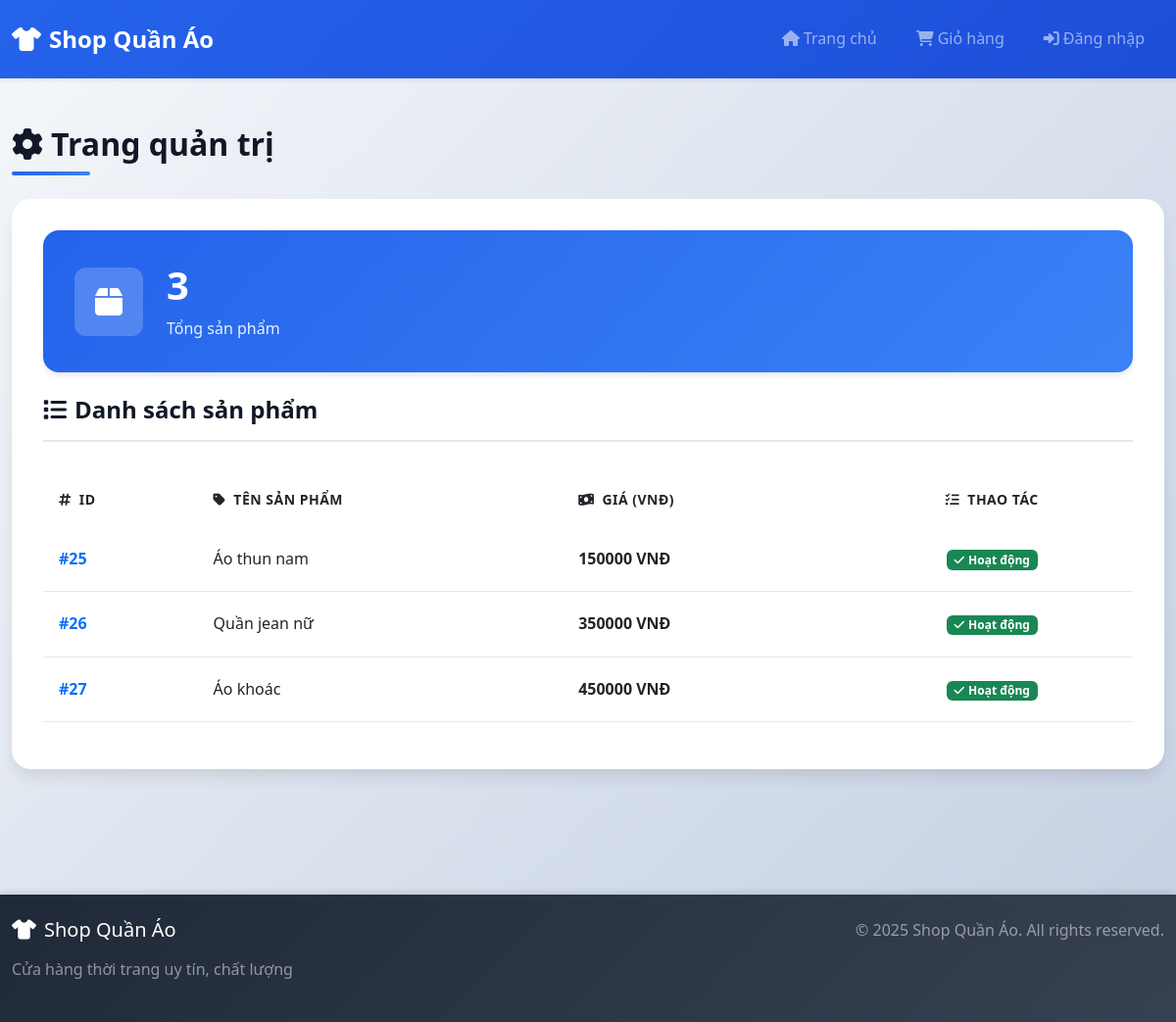
/admin, run on an earlier commit of the app's database.
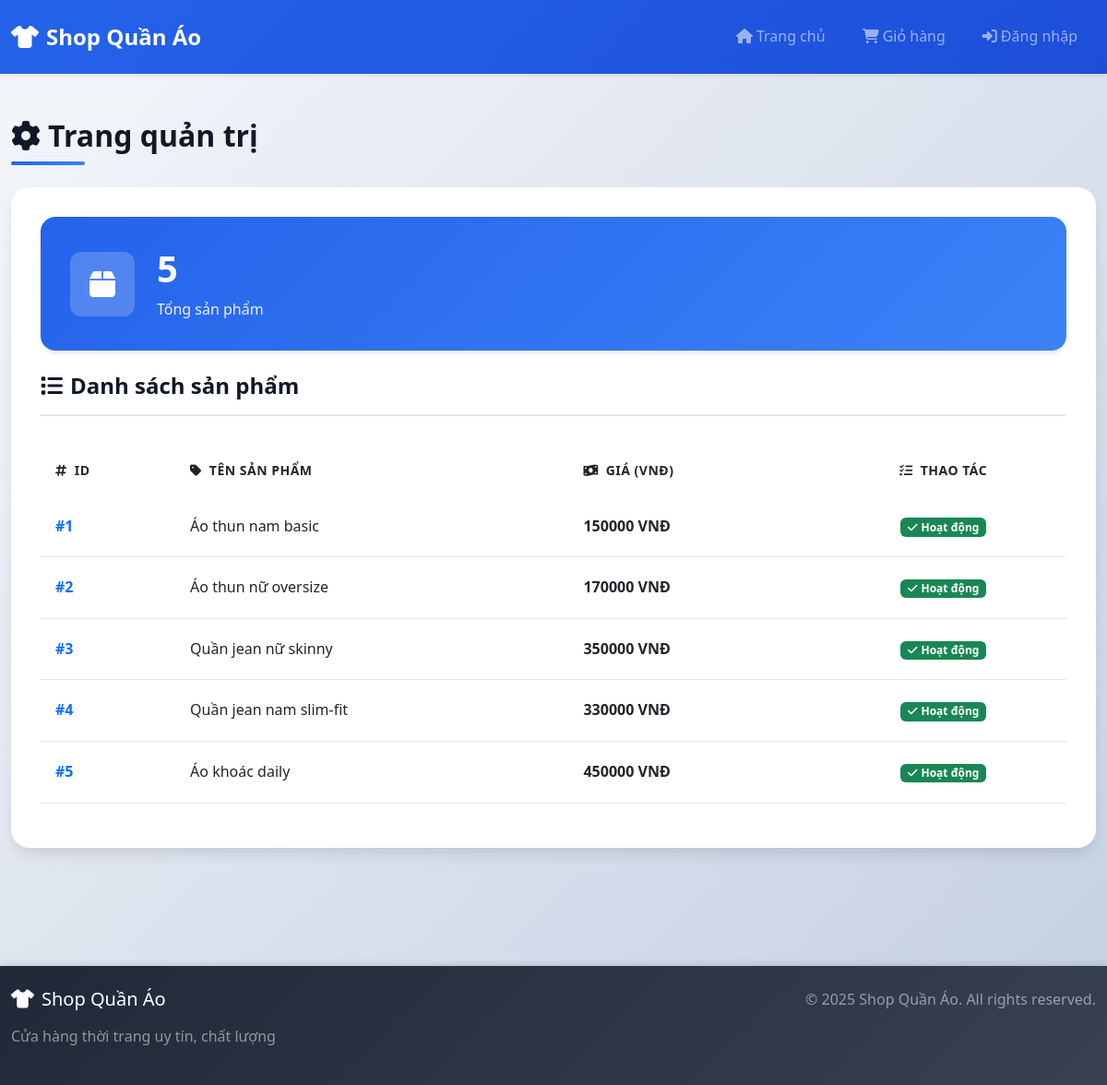
And on a later commit of the database.
### tables this page shows
CREATE TABLE sanpham (
        id INTEGER PRIMARY KEY AUTOINCREMENT,
        ten TEXT,              -- tên sản phẩm
        gia INTEGER,           -- giá
        quantity INTEGER,      -- số lượng tồn
        size TEXT,             -- các size, ví dụ: "M,L,XL,XXL"
        color TEXT,            -- màu sắc
        description TEXT,      -- mô tả sản phẩm
        category_id INTEGER,   -- loại sản phẩm (danh mục)
        product_type TEXT,     -- loại chi tiết hơn nếu cần (ví dụ: unisex, basic, slim-fit)
        created_at TEXT,       -- ngày tạo
        FOREIGN KEY (category_id) REFERENCES categories(id)
    );

### app.py (the view)
@app.route("/admin")
def admin():
    conn = get_db()
    c = conn.cursor()
    c.execute("SELECT * FROM sanpham")
    products = c.fetchall()
    return render_template("admin.html", products=products)

### app.py (called while the page is built)
def get_db():
    if 'db' not in g:
        g.db = sqlite3.connect(current_app.config['DATABASE'])
        g.db.row_factory = sqlite3.Row
    return g.db

### templates/admin.html
{% extends "base.html" %}
{% block content %}
<div class="admin-header mb-4">
    <h2 class="section-title">
        <i class="fas fa-cog me-2"></i>Trang quản trị
    </h2>
    <div class="section-divider"></div>
</div>
<div class="admin-container">
    <div class="admin-stats mb-4">
        <div class="stat-card">
            <div class="stat-icon">
                <i class="fas fa-box"></i>
            </div>
            <div class="stat-content">
                <h3 class="stat-number">{{ products|length }}</h3>
                <p class="stat-label">Tổng sản phẩm</p>
            </div>
        </div>
    </div>
    <div class="admin-table-wrapper">
        <div class="table-header mb-3">
            <h5 class="table-title">
                <i class="fas fa-list me-2"></i>Danh sách sản phẩm
            </h5>
        </div>
        {% if products %}
        <div class="table-responsive">
            <table class="table admin-table">
                <thead>
                    <tr>
                        <th scope="col">
                            <i class="fas fa-hashtag me-2"></i>ID
                        </th>
                        <th scope="col">
                            <i class="fas fa-tag me-2"></i>Tên sản phẩm
                        </th>
                        <th scope="col">
                            <i class="fas fa-money-bill-wave me-2"></i>Giá (VNĐ)
                        </th>
                        <th scope="col" class="text-center">
                            <i class="fas fa-tasks me-2"></i>Thao tác
                        </th>
                    </tr>
                </thead>
                <tbody>
                    {% for p in products %}
                    <tr>
                        <td class="fw-bold text-primary">#{{ p[0] }}</td>
                        <td>{{ p[1] }}</td>
                        <td class="fw-bold">{{ p[2]|int }} VNĐ</td>
                        <td class="text-center">
                            <span class="badge bg-success">
                                <i class="fas fa-check me-1"></i>Hoạt động
                            </span>
                        </td>
                    </tr>
                    {% endfor %}
                </tbody>
            </table>
        </div>
        {% else %}
        <div class="empty-state">
            <i class="fas fa-inbox fa-3x mb-3 text-muted"></i>
            <p class="text-muted">Chưa có sản phẩm nào</p>
        </div>
        {% endif %}
    </div>
</div>
{% endblock %}

### templates/base.html (shortened to what this page needs)
<!DOCTYPE html>
<html lang="vi">
<head>
    <link rel="stylesheet" href="https://cdn.jsdelivr.net/npm/bootstrap@5.3.0/dist/css/bootstrap.min.css">
    <link rel="stylesheet" href="https://cdnjs.cloudflare.com/ajax/libs/font-awesome/6.4.0/css/all.min.css">
    <link rel="stylesheet" href="{{ url_for('static', filename='css/style.css') }}">
</head>
<body>
    <nav class="navbar navbar-expand-lg navbar-dark bg-primary shadow-sm">
        <div class="container">
            <a class="navbar-brand fw-bold" href="/">
                <i class="fas fa-tshirt me-2"></i>Shop Quần Áo
            </a>
            <div class="collapse navbar-collapse" id="navbarNav">
                <ul class="navbar-nav ms-auto">
                    <li class="nav-item">
                        <a class="nav-link" href="/">
                            <i class="fas fa-home me-1"></i>Trang chủ
                        </a>
                    </li>
                    <li class="nav-item">
                        <a class="nav-link" href="/cart">
                            <i class="fas fa-shopping-cart me-1"></i>Giỏ hàng
                        </a>
                    </li>
                    {% if session.get('user') %}
                    <li class="nav-item dropdown">
                        <a class="nav-link dropdown-toggle d-flex align-items-center" href="#" id="userMenu" role="button" data-bs-toggle="dropdown" aria-expanded="false">
                            <i class="fas fa-user-circle me-1"></i>
                            <span>{{ session['user'] }}</span>
                        </a>
                        <ul class="dropdown-menu dropdown-menu-end" aria-labelledby="userMenu">
                            <li>
                                <a class="dropdown-item" href="/profile">
                                    <i class="fas fa-id-card me-2"></i>Trang cá nhân
                                </a>
                            </li>
                            <li>
                                <a class="dropdown-item" href="/settings">
                                    <i class="fas fa-cog me-2"></i>Cài đặt
                                </a>
                            </li>
                            <li><hr class="dropdown-divider"></li>
                            <li>
                                <a class="dropdown-item text-danger" href="/logout">
                                    <i class="fas fa-sign-out-alt me-2"></i>Đăng xuất
                                </a>
                            </li>
                        </ul>
                    </li>
                    {% else %}
                    <li class="nav-item">
                        <a class="nav-link" href="/login">
                            <i class="fas fa-sign-in-alt me-1"></i>Đăng nhập
                        </a>
                    </li>
                    {% endif %}
                </ul>
            </div>
        </div>
    </nav>
    <main class="main-content">
        <div class="container my-5">
            {% block content %}{% endblock %}
        </div>
    </main>
    <footer class="footer mt-5">
        <div class="container py-4">
            <div class="row">
                <div class="col-md-6">
                    <h5 class="text-white mb-3">
                        <i class="fas fa-tshirt me-2"></i>Shop Quần Áo
                    </h5>
                    <p class="text-white-50">Cửa hàng thời trang uy tín, chất lượng</p>
                </div>
                <div class="col-md-6 text-md-end">
                    <p class="text-white-50 mb-0">
                        &copy; 2025 Shop Quần Áo. All rights reserved.
                    </p>
                </div>
            </div>
        </div>
    </footer>
</body>
</html>

### static/css/style.css (style rules this page uses)
:root { --primary-color: #2563eb; --primary-dark: #1d4ed8; --primary-light: #3b82f6; --secondary-color: #10b981; --danger-color: #ef4444; --warning-color: #f59e0b; --dark-color: #1f2937; --light-color: #f9fafb; --border-color: #e5e7eb; --text-dark: #111827; --text-muted: #6b7280; --shadow-sm: 0 1px 2px 0 rgba(0, 0, 0, 0.05); --shadow-md: 0 4px 6px -1px rgba(0, 0, 0, 0.1); --shadow-lg: 0 10px 15px -3px rgba(0, 0, 0, 0.1); --shadow-xl: 0 20px 25px -5px rgba(0, 0, 0, 0.1); --transition: all 0.3s ease; }
* { margin: 0; padding: 0; box-sizing: border-box; }
body { font-family: 'Segoe UI', Tahoma, Geneva, Verdana, sans-serif; background: linear-gradient(135deg, #f5f7fa 0%, #c3cfe2 100%); min-height: 100vh; color: var(--text-dark); line-height: 1.6; }
.navbar { background: linear-gradient(135deg, var(--primary-color) 0%, var(--primary-dark) 100%) !important; box-shadow: var(--shadow-md); padding: 1rem 0; }
.navbar-brand { font-size: 1.5rem; font-weight: 700; transition: var(--transition); }
.nav-link { font-weight: 500; transition: var(--transition); padding: 0.5rem 1rem !important; border-radius: 8px; margin: 0 0.25rem; }
.main-content { min-height: calc(100vh - 200px); padding-bottom: 2rem; }
.container { max-width: 1200px; }
.products-header, .cart-header, .admin-header { margin-bottom: 2rem; }
.section-title { font-size: 2rem; font-weight: 700; color: var(--text-dark); margin-bottom: 0.5rem; }
.section-divider { height: 4px; width: 80px; background: linear-gradient(90deg, var(--primary-color), var(--primary-light)); border-radius: 2px; margin-top: 0.5rem; }
.admin-container { background: #fff; border-radius: 20px; padding: 2rem; box-shadow: var(--shadow-lg); }
.admin-stats { display: grid; grid-template-columns: repeat(auto-fit, minmax(250px, 1fr)); gap: 1.5rem; margin-bottom: 2rem; }
.stat-card { background: linear-gradient(135deg, var(--primary-color), var(--primary-light)); border-radius: 16px; padding: 2rem; display: flex; align-items: center; color: #fff; box-shadow: var(--shadow-md); }
.stat-icon { width: 70px; height: 70px; background: rgba(255, 255, 255, 0.2); border-radius: 12px; display: flex; align-items: center; justify-content: center; font-size: 2rem; margin-right: 1.5rem; }
.stat-content { flex: 1; }
.stat-number { font-size: 2.5rem; font-weight: 700; margin-bottom: 0.5rem; }
.stat-label { font-size: 1rem; opacity: 0.9; margin: 0; }
.admin-table-wrapper { background: #fff; }
.table-header { padding-bottom: 1rem; border-bottom: 2px solid var(--border-color); }
.table-title { font-size: 1.5rem; font-weight: 700; color: var(--text-dark); margin: 0; }
.admin-table { margin-top: 1rem; }
.admin-table thead { background: linear-gradient(135deg, var(--primary-color), var(--primary-light)); color: #fff; }
.admin-table thead th { border: none; padding: 1rem; font-weight: 600; text-transform: uppercase; font-size: 0.875rem; letter-spacing: 0.5px; }
.admin-table tbody tr { transition: var(--transition); border-bottom: 1px solid var(--border-color); }
.admin-table tbody td { padding: 1.25rem 1rem; vertical-align: middle; }
.footer { background: linear-gradient(135deg, var(--dark-color), #374151); color: #fff; margin-top: 4rem; box-shadow: 0 -4px 6px -1px rgba(0, 0, 0, 0.1); }
html { scroll-behavior: smooth; }

What changed in the data, as far as the page shows it:
removed sanpham: id "25", ten "Áo thun nam", gia "150000"
removed sanpham: id "26", ten "Quần jean nữ", gia "350000"
removed sanpham: id "27", ten "Áo khoác", gia "450000"
added sanpham: id "1", ten "Áo thun nam basic", gia "150000"
added sanpham: id "2", ten "Áo thun nữ oversize", gia "170000"
added sanpham: id "3", ten "Quần jean nữ skinny", gia "350000"
added sanpham: id "4", ten "Quần jean nam slim-fit", gia "330000"
added sanpham: id "5", ten "Áo khoác daily", gia "450000"
Also different on the page:
{{ products|length }}: "3" → "5"
